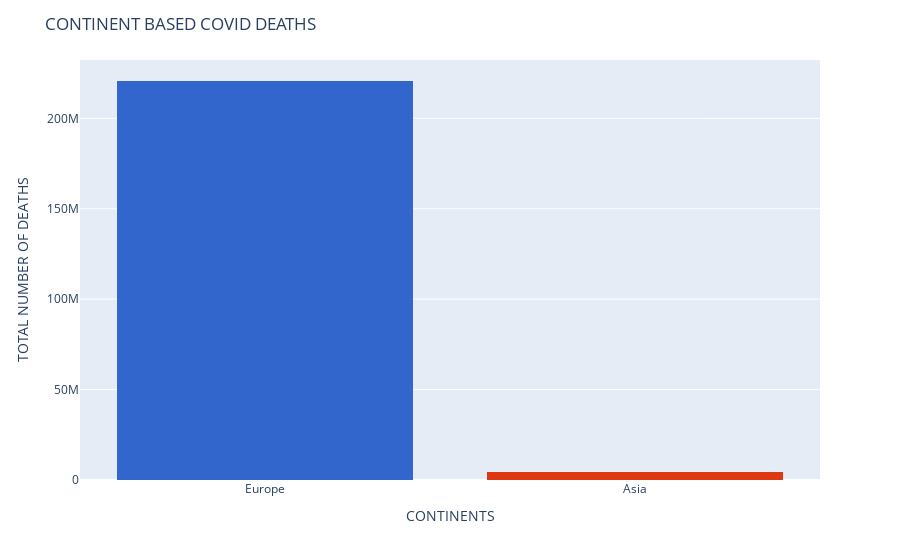

Source (notebook cell):
### Markdown cell above
### <center>TOTAL NUMBER OF DEATHS AMONG ALL CONTINENTS</center>

### Code cell
fig = px.histogram(df.sort_values('total_deaths', ascending =False).dropna() ,x = 'continent' , y= 'total_deaths',color = 'continent',color_discrete_sequence=px.colors.qualitative.G10)
fig.update_layout(title = 'CONTINENT BASED COVID DEATHS' ,yaxis_title = 'TOTAL NUMBER OF DEATHS',xaxis_title = "CONTINENTS")
fig.layout.update(showlegend = False)
fig.show()

### Figure 1 — Plotly figure (JSON) as saved in the notebook; plotly's stock layout.template omitted (floating-point values rounded to 4 significant figures; data arrays with more than 128 entries replaced by an {"elided": "..."} marker saying what was removed)
{"data": [{"alignmentgroup": "True", "bingroup": "x", "histfunc": "sum", "hovertemplate": "continent=%{x}<br>sum of total_deaths=%{y}<extra></extra>", "legendgroup": "Europe", "marker": {"color": "#3366CC", "pattern": {"shape": ""}}, "name": "Europe", "offsetgroup": "Europe", "orientation": "v", "showlegend": true, "type": "histogram", "x": {"elided": "3788 str values"}, "xaxis": "x", "y": {"elided": "3788 float values"}, "yaxis": "y"}, {"alignmentgroup": "True", "bingroup": "x", "histfunc": "sum", "hovertemplate": "continent=%{x}<br>sum of total_deaths=%{y}<extra></extra>", "legendgroup": "Asia", "marker": {"color": "#DC3912", "pattern": {"shape": ""}}, "name": "Asia", "offsetgroup": "Asia", "orientation": "v", "showlegend": true, "type": "histogram", "x": {"elided": "649 str values"}, "xaxis": "x", "y": {"elided": "649 float values"}, "yaxis": "y"}], "layout": {"barmode": "relative", "legend": {"title": {"text": "continent"}, "tracegroupgap": 0}, "margin": {"t": 60}, "showlegend": false, "title": {"text": "CONTINENT BASED COVID DEATHS"}, "xaxis": {"anchor": "y", "categoryarray": ["Europe", "Asia"], "categoryorder": "array", "domain": [0.0, 1.0], "title": {"text": "CONTINENTS"}}, "yaxis": {"anchor": "x", "domain": [0.0, 1.0], "title": {"text": "TOTAL NUMBER OF DEATHS"}}}}
